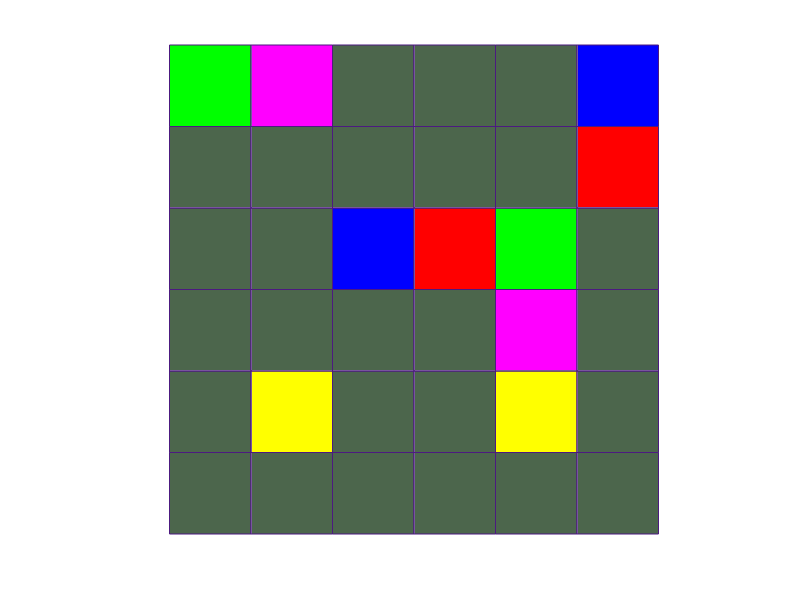

MATLAB code for this plot: (Note: this script raises an error after producing the figure.)
global ah
figure('Color', [.1 .3 .1])
axis equal
axis off
axis([1 7 1 7])
q=gca;
s = [];
for d=1:6
    for e=1:6
    a=rectangle('position',[d e 1 1], 'Facecolor', [.3 .4 .3],'edgecolor',[.3 .1 .5]);
    s=[s,a];
    end
end
set(s([6 28]), 'Facecolor', 'g')
set(s([12 27]), 'Facecolor', 'm')
set(s([8 26]), 'Facecolor', 'y')
set(s([16 36]), 'Facecolor', 'b')
set(s([22 35]), 'Facecolor', 'r')
set(gcf, 'KeyPressFcn', 'b = get(gcf, ''CurrentCharacter'');');

[x1,y1]=ginput;
x1=floor(x1);
y1=floor(y1);

b=1;
for p=1:6
    if (x1(p)==2 && y(p)==2) || (x1(p)==5 && y(p)==2)
    
set(h,'WindowButtonMotionFcn','[x y] = wbmcb()');

% axis([1 7 1 7]);
ah = set(q,'DrawMode','fast');
% axis equal
% hold on;
    end   
% while 1
%     double(b)
%     if (x(p)==2 && y(p)==2) || (x(p)==5 && y(p)==2)
%     end
% for i=1:21
%     if double(b) == 28 %left arrow
%         rectangle('position',[x-i y .6 .6], 'Facecolor', 'y','Curvature',[1,1]);
%     elseif double(b) == 29  %right arrow
%      rectangle('position',[x(i)+.2 y(i)+.2 .6 .6], 'Facecolor', 'y','Curvature',[1,1]);
%     elseif double(b) == 30  %up arrow
%      rectangle('position',[x(i) y(i)+1 .6 .6], 'Facecolor', 'y','Curvature',[1,1]);
%     end
% end     
% end
end
